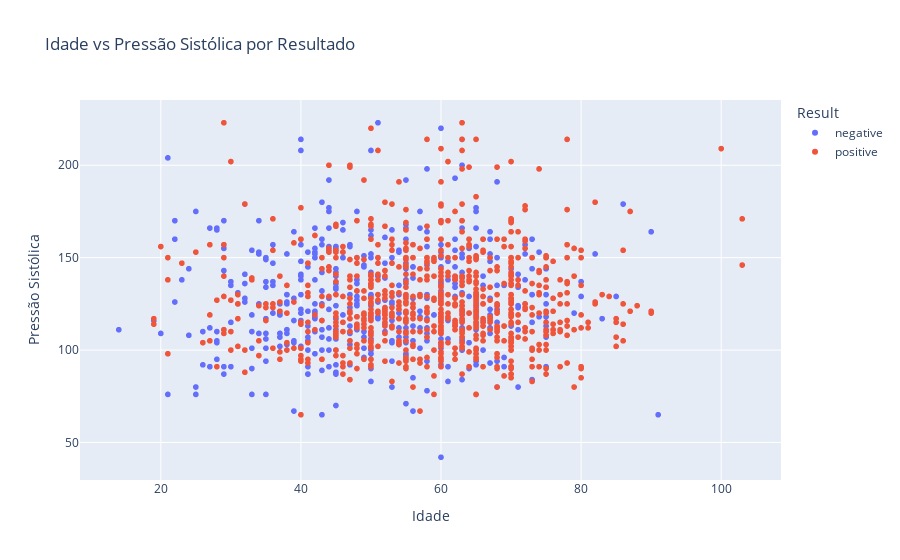

Write notebook code for a chart like this one.
### Code cell
# Gráfico interativo: Idade vs Pressão Sistólica, colorido por Result
fig = px.scatter(df, x='Age', y='Systolic blood pressure', color='Result',
                 title='Idade vs Pressão Sistólica por Resultado',
                 labels={'Age': 'Idade', 'Systolic blood pressure': 'Pressão Sistólica'},
                 hover_data=['Blood sugar'])
fig.show()

### Figure 1 — Plotly figure (JSON) as saved in the notebook; plotly's stock layout.template omitted (floating-point values rounded to 4 significant figures; data arrays with more than 128 entries replaced by an {"elided": "..."} marker saying what was removed)
{"data": [{"customdata": {"elided": "509x1 float values"}, "hovertemplate": "Result=negative<br>Idade=%{x}<br>Pressão Sistólica=%{y}<br>Blood sugar=%{customdata[0]}<extra></extra>", "legendgroup": "negative", "marker": {"color": "#636efa", "symbol": "circle"}, "mode": "markers", "name": "negative", "showlegend": true, "type": "scattergl", "x": {"elided": "509 int values"}, "xaxis": "x", "y": {"elided": "509 int values"}, "yaxis": "y"}, {"customdata": {"elided": "810x1 int values"}, "hovertemplate": "Result=positive<br>Idade=%{x}<br>Pressão Sistólica=%{y}<br>Blood sugar=%{customdata[0]}<extra></extra>", "legendgroup": "positive", "marker": {"color": "#EF553B", "symbol": "circle"}, "mode": "markers", "name": "positive", "showlegend": true, "type": "scattergl", "x": {"elided": "810 int values"}, "xaxis": "x", "y": {"elided": "810 int values"}, "yaxis": "y"}], "layout": {"legend": {"title": {"text": "Result"}, "tracegroupgap": 0}, "title": {"text": "Idade vs Pressão Sistólica por Resultado"}, "xaxis": {"anchor": "y", "domain": [0, 1], "title": {"text": "Idade"}}, "yaxis": {"anchor": "x", "domain": [0, 1], "title": {"text": "Pressão Sistólica"}}}}
